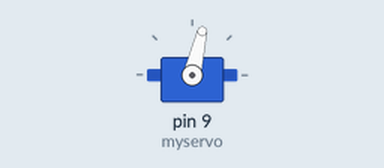
Simulated run of this sketch. Board: Arduino Uno, built with avr-gcc and run on an emulated ATmega328P. Shown: servo.

Above: at 0.05 s.
At 0.2 s:
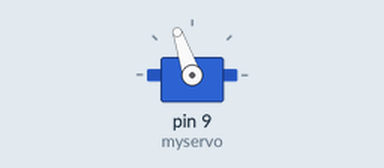
At 0.4 s:
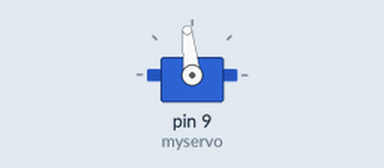
Timing chart, 0 to 3.0 s (numbered marks = the images above):
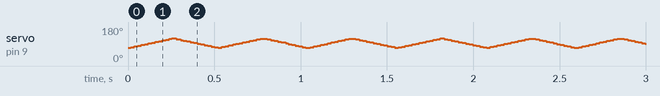

The sketch:

strum.ino
```cpp
const int limUpper = 120;
const int limLower = 70;

#include <Servo.h>

Servo myservo;  // create servo object to control a servo
// twelve servo objects can be created on most boards

int pos = 0;    // variable to store the servo position

void setup() {
  myservo.attach(9);
}

void loop() {
  for (pos = limLower; pos <= limUpper; pos += 1)
  {
    // in steps of 1 degree
    myservo.write(pos);
    delay(5);
  }
  for (pos = limUpper; pos >= limLower; pos -= 1)
  {
    myservo.write(pos);
    delay(5);
  }
}
```
